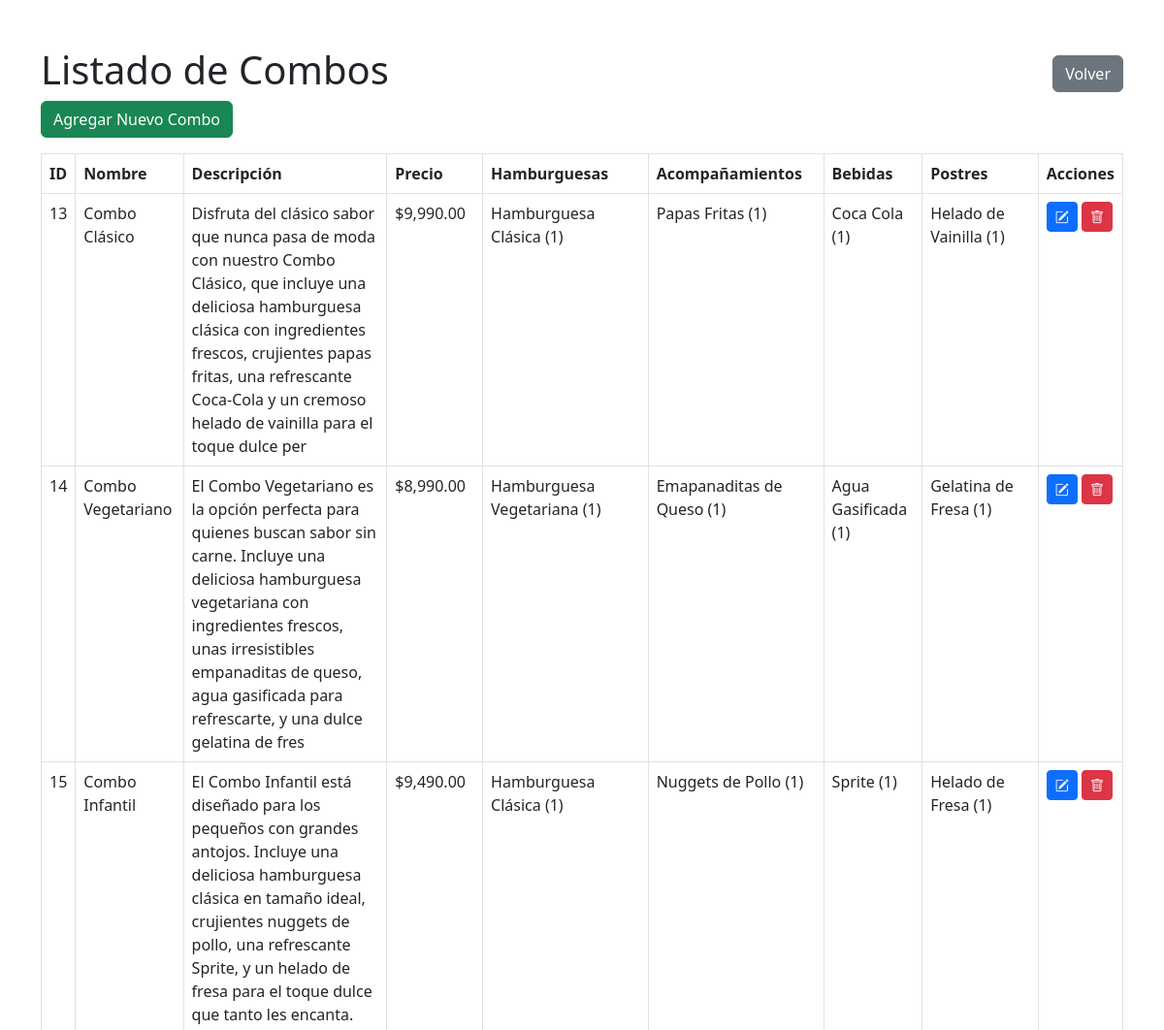
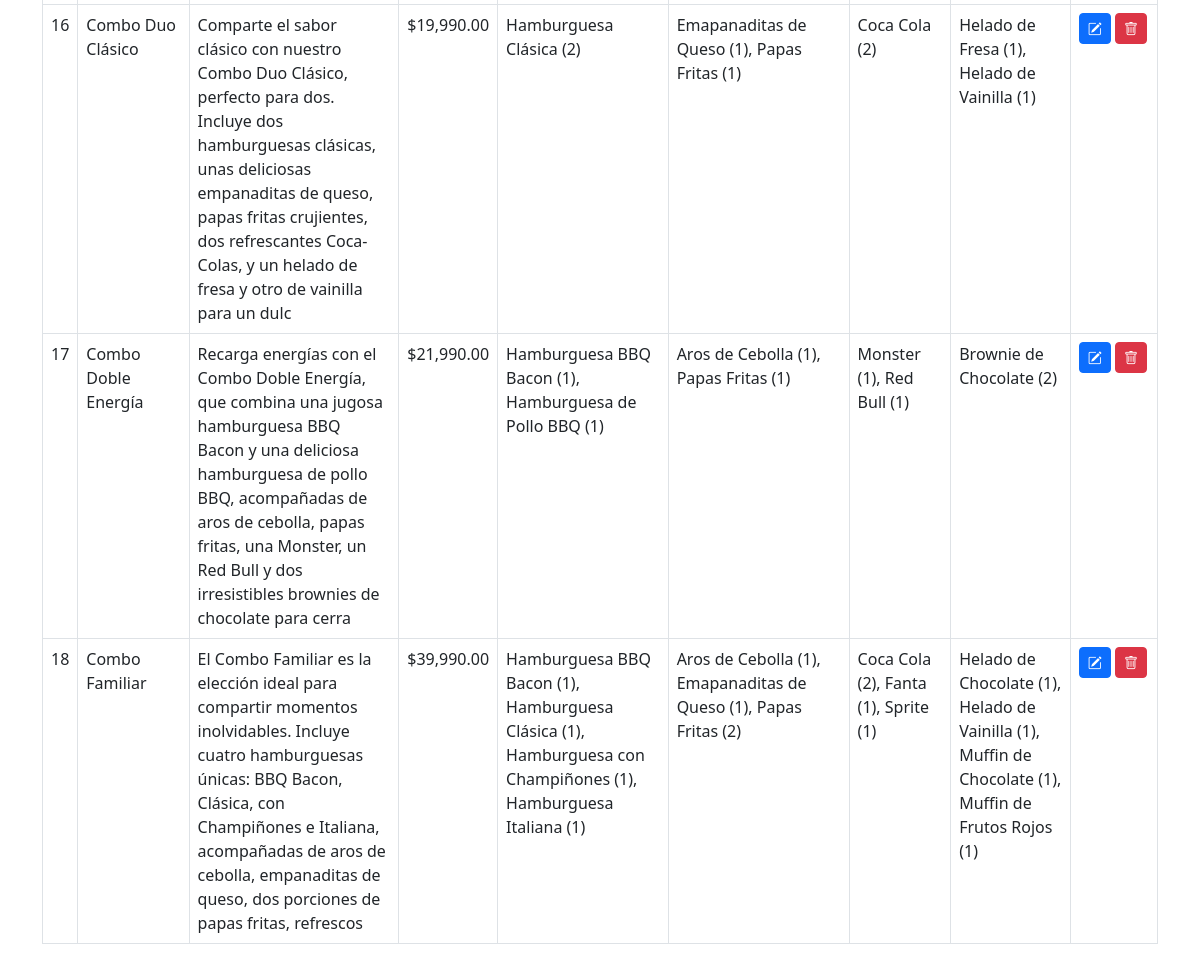
Page /mantenedores/combos/listar.php on the committed database (2 pictures, top to bottom).
### tables this page shows
CREATE TABLE `combo` (
  `id_combo` int(11) NOT NULL,
  `nombre_combo` varchar(100) DEFAULT NULL,
  `descripcion` varchar(255) DEFAULT NULL,
  `precio` int(11) DEFAULT NULL,
  `imagen` varchar(255) DEFAULT NULL
);

### mantenedores/combos/listar.php (the view, shortened to what this page needs)
<?php
include '../../conexion.php';
$sql = "
    SELECT
        c.id_combo,
        c.nombre_combo,
        c.descripcion,
        c.precio,
        GROUP_CONCAT(DISTINCT CONCAT(h.nombre_hamburguesa, ' (', ch.cantidad, ')') ORDER BY h.nombre_hamburguesa ASC SEPARATOR ', ') AS hamburguesas,
        GROUP_CONCAT(DISTINCT CONCAT(a.nombre_acompaniamiento, ' (', ca.cantidad, ')') ORDER BY a.nombre_acompaniamiento ASC SEPARATOR ', ') AS acompaniamientos,
        GROUP_CONCAT(DISTINCT CONCAT(b.nombre_bebida, ' (', cb.cantidad, ')') ORDER BY b.nombre_bebida ASC SEPARATOR ', ') AS bebidas,
        GROUP_CONCAT(DISTINCT CONCAT(p.nombre_postre, ' (', cp.cantidad, ')') ORDER BY p.nombre_postre ASC SEPARATOR ', ') AS postres
    FROM
        combo c
    LEFT JOIN combo_hamburguesa ch ON c.id_combo = ch.id_combo
    LEFT JOIN hamburguesa h ON ch.id_hamburguesa = h.id_hamburguesa
    LEFT JOIN combo_acompaniamiento ca ON c.id_combo = ca.id_combo
    LEFT JOIN acompaniamiento a ON ca.id_acompaniamiento = a.id_acompaniamiento
    LEFT JOIN combo_bebida cb ON c.id_combo = cb.id_combo
    LEFT JOIN bebida b ON cb.id_bebida = b.id_bebida
    LEFT JOIN combo_postre cp ON c.id_combo = cp.id_combo
    LEFT JOIN postre p ON cp.id_postre = p.id_postre
    GROUP BY c.id_combo, c.nombre_combo, c.descripcion, c.precio
";
$result = $conexion->query($sql);
?>
<!DOCTYPE html>
<html lang="es">
<head>
    <link href="https://cdn.jsdelivr.net/npm/bootstrap@5.3.0/dist/css/bootstrap.min.css" rel="stylesheet">
    <link href="https://cdn.jsdelivr.net/npm/bootstrap-icons@1.8.0/font/bootstrap-icons.css" rel="stylesheet">
</head>
<body class="container py-5">
    <div class="d-flex justify-content-between align-items-center">
        <h1>Listado de Combos</h1>
        <button class="btn btn-secondary"
            onclick="window.location.href='../../index/index-mantenedores.php'">Volver</button>
    </div>
    <a href="insertar.php" class="btn btn-success mb-3">Agregar Nuevo Combo</a>
    <table class="table table-bordered">
        <thead>
            <tr>
                <th>ID</th>
                <th>Nombre</th>
                <th>Descripción</th>
                <th>Precio</th>
                <th>Hamburguesas</th>
                <th>Acompañamientos</th>
                <th>Bebidas</th>
                <th>Postres</th>
                <th>Acciones</th>
            </tr>
        </thead>
        <tbody>
            <?php while ($combo = $result->fetch_assoc()): ?>
                <tr>
                    <td><?= htmlspecialchars($combo['id_combo']) ?></td>
                    <td><?= htmlspecialchars($combo['nombre_combo']) ?></td>
                    <td><?= htmlspecialchars($combo['descripcion']) ?></td>
                    <td>$<?= number_format($combo['precio'], 2) ?></td>
                    <td><?= $combo['hamburguesas'] ?: 'N/A' ?></td>
                    <td><?= $combo['acompaniamientos'] ?: 'N/A' ?></td>
                    <td><?= $combo['bebidas'] ?: 'N/A' ?></td>
                    <td><?= $combo['postres'] ?: 'N/A' ?></td>
                    <td>
                        <a href="editar.php?id_combo=<?= $combo['id_combo'] ?>" class="btn btn-primary btn-sm"><i class="bi bi-pencil-square"></i></a>
                        <a href="eliminar.php?id=<?= $combo['id_combo'] ?>" class="btn btn-danger btn-sm"
                            onclick="return confirm('¿Está seguro de que desea eliminar este combo?');"><i class="bi bi-trash"></i></a>
                    </td>
                </tr>
            <?php endwhile; ?>
        </tbody>
    </table>
</body>
</html>

### rows in the picture
combo: id_combo "13", nombre_combo "Combo Clásico", descripcion "Disfruta del clásico sabor que nunca pasa de moda con nuestro Combo Clásico, que incluye una deliciosa hamburguesa clásica con ingredientes frescos, crujientes papas fritas, una refrescante Coca-Cola y un cremoso helado de vainilla para el toque dulce per", precio "9,990.00", hamburguesas "Hamburguesa Clásica (1)", acompaniamientos "Papas Fritas (1)", bebidas "Coca Cola (1)", postres "Helado de Vainilla (1)"
combo: id_combo "14", nombre_combo "Combo Vegetariano", descripcion "El Combo Vegetariano es la opción perfecta para quienes buscan sabor sin carne. Incluye una deliciosa hamburguesa vegetariana con ingredientes frescos, unas irresistibles empanaditas de queso, agua gasificada para refrescarte, y una dulce gelatina de fres", precio "8,990.00", hamburguesas "Hamburguesa Vegetariana (1)", acompaniamientos "Emapanaditas de Queso (1)", bebidas "Agua Gasificada (1)", postres "Gelatina de Fresa (1)"
combo: id_combo "15", nombre_combo "Combo Infantil", descripcion "El Combo Infantil está diseñado para los pequeños con grandes antojos. Incluye una deliciosa hamburguesa clásica en tamaño ideal, crujientes nuggets de pollo, una refrescante Sprite, y un helado de fresa para el toque dulce que tanto les encanta.", precio "9,490.00", hamburguesas "Hamburguesa Clásica (1)", acompaniamientos "Nuggets de Pollo (1)", bebidas "Sprite (1)", postres "Helado de Fresa (1)"
combo: id_combo "16", nombre_combo "Combo Duo Clásico", descripcion "Comparte el sabor clásico con nuestro Combo Duo Clásico, perfecto para dos. Incluye dos hamburguesas clásicas, unas deliciosas empanaditas de queso, papas fritas crujientes, dos refrescantes Coca-Colas, y un helado de fresa y otro de vainilla para un dulc", precio "19,990.00", hamburguesas "Hamburguesa Clásica (2)", acompaniamientos "Emapanaditas de Queso (1), Papas Fritas (1)", bebidas "Coca Cola (2)", postres "Helado de Fresa (1), Helado de Vainilla (1)"
combo: id_combo "17", nombre_combo "Combo Doble Energía", descripcion "Recarga energías con el Combo Doble Energía, que combina una jugosa hamburguesa BBQ Bacon y una deliciosa hamburguesa de pollo BBQ, acompañadas de aros de cebolla, papas fritas, una Monster, un Red Bull y dos irresistibles brownies de chocolate para cerra", precio "21,990.00", hamburguesas "Hamburguesa BBQ Bacon (1), Hamburguesa de Pollo BBQ (1)", acompaniamientos "Aros de Cebolla (1), Papas Fritas (1)", bebidas "Monster (1), Red Bull (1)", postres "Brownie de Chocolate (2)"
combo: id_combo "18", nombre_combo "Combo Familiar", descripcion "El Combo Familiar es la elección ideal para compartir momentos inolvidables. Incluye cuatro hamburguesas únicas: BBQ Bacon, Clásica, con Champiñones e Italiana, acompañadas de aros de cebolla, empanaditas de queso, dos porciones de papas fritas, refrescos", precio "39,990.00", hamburguesas "Hamburguesa BBQ Bacon (1), Hamburguesa Clásica (1), Hamburguesa con Champiñones (1), Hamburguesa Italiana (1)", acompaniamientos "Aros de Cebolla (1), Emapanaditas de Queso (1), Papas Fritas (2)", bebidas "Coca Cola (2), Fanta (1), Sprite (1)", postres "Helado de Chocolate (1), Helado de Vainilla (1), Muffin de Chocolate (1), Muffin de Frutos Rojos (1)"
